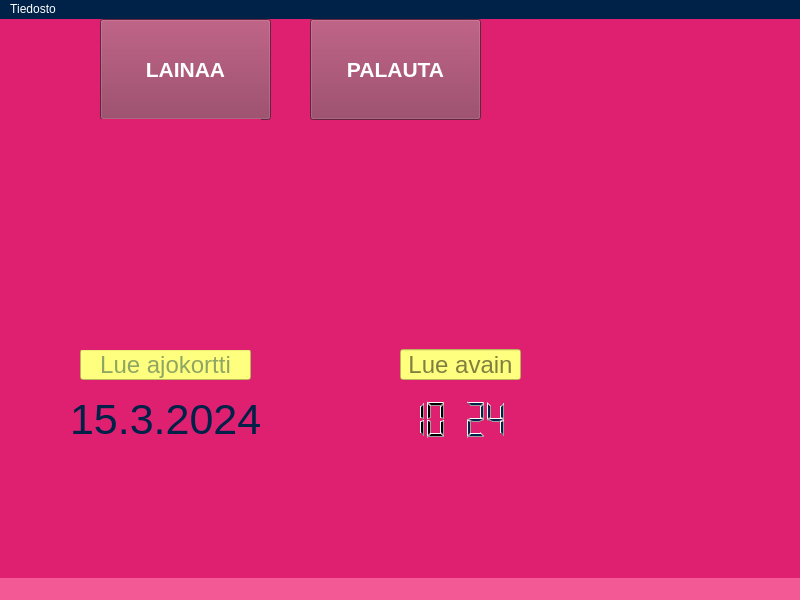
<?xml version="1.0" encoding="UTF-8"?>
<ui version="4.0">
 <class>MainWindow</class>
 <widget class="QMainWindow" name="MainWindow">
  <property name="geometry">
   <rect>
    <x>0</x>
    <y>0</y>
    <width>800</width>
    <height>600</height>
   </rect>
  </property>
  <property name="windowTitle">
   <string>MainWindow</string>
  </property>
  <property name="windowIcon">
   <iconset theme="emblem-shared"/>
  </property>
  <property name="styleSheet">
   <string notr="true">background-color: rgb(223, 32, 112);</string>
  </property>
  <widget class="QWidget" name="centralwidget">
   <widget class="QLineEdit" name="ssnLineEdit">
    <property name="enabled">
     <bool>true</bool>
    </property>
    <property name="geometry">
     <rect>
      <x>80</x>
      <y>330</y>
      <width>171</width>
      <height>31</height>
     </rect>
    </property>
    <property name="font">
     <font>
      <pointsize>18</pointsize>
     </font>
    </property>
    <property name="styleSheet">
     <string notr="true">background-color: rgb(255, 255, 127);
color: rgb(32, 75, 70);</string>
    </property>
    <property name="text">
     <string/>
    </property>
    <property name="alignment">
     <set>Qt::AlignmentFlag::AlignCenter</set>
    </property>
    <property name="placeholderText">
     <string>Lue ajokortti</string>
    </property>
   </widget>
   <widget class="QLineEdit" name="keyBarcodeLineEdit">
    <property name="enabled">
     <bool>true</bool>
    </property>
    <property name="geometry">
     <rect>
      <x>400</x>
      <y>330</y>
      <width>121</width>
      <height>31</height>
     </rect>
    </property>
    <property name="font">
     <font>
      <pointsize>18</pointsize>
     </font>
    </property>
    <property name="styleSheet">
     <string notr="true">background-color: rgb(255, 255, 127);</string>
    </property>
    <property name="text">
     <string/>
    </property>
    <property name="alignment">
     <set>Qt::AlignmentFlag::AlignCenter</set>
    </property>
    <property name="placeholderText">
     <string>Lue avain</string>
    </property>
   </widget>
   <widget class="QPushButton" name="takeCarPushButton">
    <property name="geometry">
     <rect>
      <x>100</x>
      <y>0</y>
      <width>171</width>
      <height>101</height>
     </rect>
    </property>
    <property name="font">
     <font>
      <pointsize>16</pointsize>
      <bold>true</bold>
     </font>
    </property>
    <property name="cursor">
     <cursorShape>PointingHandCursor</cursorShape>
    </property>
    <property name="toolTip">
     <string>&lt;html&gt;&lt;head/&gt;&lt;body&gt;&lt;p&gt;&lt;span style=&quot; font-size:11pt;&quot;&gt;Tallentaa henkilön tiedot tietokantaa&lt;/span&gt;&lt;/p&gt;&lt;/body&gt;&lt;/html&gt;</string>
    </property>
    <property name="toolTipDuration">
     <number>3000</number>
    </property>
    <property name="styleSheet">
     <string notr="true">color: rgb(255, 255, 255);
background-color: rgb(140, 51, 85);</string>
    </property>
    <property name="text">
     <string>LAINAA</string>
    </property>
    <property name="icon">
     <iconset resource="testPictures.qrc">
      <normaloff>:/png/ota.png</normaloff>:/png/ota.png</iconset>
    </property>
    <property name="iconSize">
     <size>
      <width>42</width>
      <height>42</height>
     </size>
    </property>
   </widget>
   <widget class="QLabel" name="keyPictureLabel">
    <property name="enabled">
     <bool>true</bool>
    </property>
    <property name="geometry">
     <rect>
      <x>330</x>
      <y>180</y>
      <width>201</width>
      <height>141</height>
     </rect>
    </property>
    <property name="text">
     <string/>
    </property>
    <property name="pixmap">
     <pixmap resource="testPictures.qrc">:/png/keys.png</pixmap>
    </property>
   </widget>
   <widget class="QLabel" name="teacherPictureLabel">
    <property name="enabled">
     <bool>true</bool>
    </property>
    <property name="geometry">
     <rect>
      <x>50</x>
      <y>100</y>
      <width>211</width>
      <height>231</height>
     </rect>
    </property>
    <property name="cursor">
     <cursorShape>IBeamCursor</cursorShape>
    </property>
    <property name="text">
     <string/>
    </property>
    <property name="pixmap">
     <pixmap>Teacher.png</pixmap>
    </property>
    <property name="scaledContents">
     <bool>false</bool>
    </property>
   </widget>
   <widget class="QLCDNumber" name="hourLCDNumber">
    <property name="enabled">
     <bool>true</bool>
    </property>
    <property name="geometry">
     <rect>
      <x>400</x>
      <y>380</y>
      <width>51</width>
      <height>41</height>
     </rect>
    </property>
    <property name="styleSheet">
     <string notr="true">color: rgb rgb(0, 33, 72);;</string>
    </property>
    <property name="frameShape">
     <enum>QFrame::Shape::NoFrame</enum>
    </property>
    <property name="frameShadow">
     <enum>QFrame::Shadow::Plain</enum>
    </property>
    <property name="digitCount">
     <number>2</number>
    </property>
    <property name="intValue" stdset="0">
     <number>10</number>
    </property>
   </widget>
   <widget class="QLCDNumber" name="minuteLCDNumber">
    <property name="enabled">
     <bool>true</bool>
    </property>
    <property name="geometry">
     <rect>
      <x>460</x>
      <y>380</y>
      <width>51</width>
      <height>41</height>
     </rect>
    </property>
    <property name="styleSheet">
     <string notr="true">color: rgb(0, 33, 72);</string>
    </property>
    <property name="frameShape">
     <enum>QFrame::Shape::NoFrame</enum>
    </property>
    <property name="frameShadow">
     <enum>QFrame::Shadow::Plain</enum>
    </property>
    <property name="digitCount">
     <number>2</number>
    </property>
    <property name="intValue" stdset="0">
     <number>24</number>
    </property>
   </widget>
   <widget class="QLabel" name="dateLabel">
    <property name="enabled">
     <bool>true</bool>
    </property>
    <property name="geometry">
     <rect>
      <x>70</x>
      <y>380</y>
      <width>191</width>
      <height>41</height>
     </rect>
    </property>
    <property name="font">
     <font>
      <pointsize>32</pointsize>
     </font>
    </property>
    <property name="styleSheet">
     <string notr="true">color:  rgb(0, 33, 72);</string>
    </property>
    <property name="text">
     <string>15.3.2024</string>
    </property>
   </widget>
   <widget class="QPushButton" name="returnCarPushButton">
    <property name="geometry">
     <rect>
      <x>310</x>
      <y>0</y>
      <width>171</width>
      <height>101</height>
     </rect>
    </property>
    <property name="font">
     <font>
      <pointsize>16</pointsize>
      <bold>true</bold>
     </font>
    </property>
    <property name="cursor">
     <cursorShape>PointingHandCursor</cursorShape>
    </property>
    <property name="toolTip">
     <string>&lt;html&gt;&lt;head/&gt;&lt;body&gt;&lt;p&gt;&lt;span style=&quot; font-size:11pt;&quot;&gt;Tallentaa henkilön tiedot tietokantaa&lt;/span&gt;&lt;/p&gt;&lt;/body&gt;&lt;/html&gt;</string>
    </property>
    <property name="toolTipDuration">
     <number>3000</number>
    </property>
    <property name="styleSheet">
     <string notr="true">color: rgb(255, 255, 255);
background-color: rgb(140, 51, 85);</string>
    </property>
    <property name="text">
     <string>PALAUTA</string>
    </property>
    <property name="icon">
     <iconset resource="testPictures.qrc">
      <normaloff>:/png/palauta.drawio.png</normaloff>:/png/palauta.drawio.png</iconset>
    </property>
    <property name="iconSize">
     <size>
      <width>42</width>
      <height>42</height>
     </size>
    </property>
   </widget>
  </widget>
  <widget class="QMenuBar" name="menubar">
   <property name="geometry">
    <rect>
     <x>0</x>
     <y>0</y>
     <width>800</width>
     <height>33</height>
    </rect>
   </property>
   <property name="styleSheet">
    <string notr="true">background-color: rgb(0, 33, 72);
color: rgb(255, 255, 255);</string>
   </property>
   <widget class="QMenu" name="menuTiedosto">
    <property name="title">
     <string>Tiedosto</string>
    </property>
    <widget class="QMenu" name="menuEdelliset">
     <property name="title">
      <string>Edelliset</string>
     </property>
     <addaction name="actionKalle"/>
     <addaction name="actionVille"/>
     <addaction name="actionJaana"/>
     <addaction name="actionMikko"/>
    </widget>
    <addaction name="actionLopeta"/>
    <addaction name="menuEdelliset"/>
    <addaction name="actionTallenna_nimell"/>
   </widget>
   <addaction name="menuTiedosto"/>
  </widget>
  <widget class="QStatusBar" name="statusbar">
   <property name="toolTipDuration">
    <number>-1</number>
   </property>
   <property name="styleSheet">
    <string notr="true">background-color: rgb(243, 89, 148);</string>
   </property>
  </widget>
  <action name="actionLopeta">
   <property name="icon">
    <iconset theme="application-exit"/>
   </property>
   <property name="text">
    <string>Lopeta</string>
   </property>
   <property name="shortcut">
    <string>Ctrl+Q</string>
   </property>
  </action>
  <action name="actionKalle">
   <property name="text">
    <string>Kalle</string>
   </property>
  </action>
  <action name="actionVille">
   <property name="text">
    <string>Ville</string>
   </property>
  </action>
  <action name="actionJaana">
   <property name="text">
    <string>Jaana</string>
   </property>
  </action>
  <action name="actionMikko">
   <property name="text">
    <string>Mikko</string>
   </property>
  </action>
  <action name="actionTallenna_nimell">
   <property name="text">
    <string>Tallenna nimellä...</string>
   </property>
  </action>
 </widget>
 <resources>
  <include location="testPictures.qrc"/>
 </resources>
 <connections>
  <connection>
   <sender>takeCarPushButton</sender>
   <signal>clicked()</signal>
   <receiver>teacherPictureLabel</receiver>
   <slot>show()</slot>
   <hints>
    <hint type="sourcelabel">
     <x>203</x>
     <y>100</y>
    </hint>
    <hint type="destinationlabel">
     <x>164</x>
     <y>212</y>
    </hint>
   </hints>
  </connection>
  <connection>
   <sender>returnCarPushButton</sender>
   <signal>clicked()</signal>
   <receiver>keyPictureLabel</receiver>
   <slot>show()</slot>
   <hints>
    <hint type="sourcelabel">
     <x>401</x>
     <y>94</y>
    </hint>
    <hint type="destinationlabel">
     <x>407</x>
     <y>254</y>
    </hint>
   </hints>
  </connection>
  <connection>
   <sender>ssnLineEdit</sender>
   <signal>returnPressed()</signal>
   <receiver>keyBarcodeLineEdit</receiver>
   <slot>show()</slot>
   <hints>
    <hint type="sourcelabel">
     <x>183</x>
     <y>382</y>
    </hint>
    <hint type="destinationlabel">
     <x>412</x>
     <y>379</y>
    </hint>
   </hints>
  </connection>
 </connections>
</ui>
